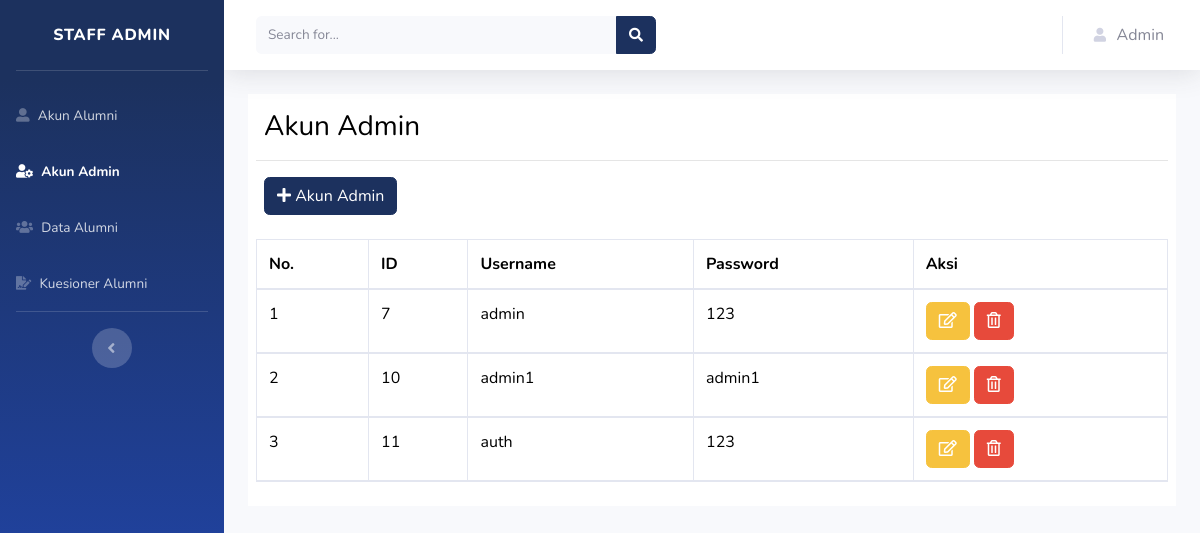
The page /app/admin/akun_admin.php (signed in) on the database its author committed.
### tables this page shows
CREATE TABLE `akunadmin` (
  `id` int(11) NOT NULL,
  `username` varchar(20) DEFAULT NULL,
  `password` varchar(20) NOT NULL
);

### config/functions.php (called while the page is built, shortened)
<?php
$conn = mysqli_connect("localhost", "root", "", "studytracer");
function query($query)
{
    global $conn;
    $result = mysqli_query($conn, $query);
    $rows = [];
    while ($row = mysqli_fetch_assoc($result)) {
        $rows[] = $row;
    }
    return $rows;
}

### app/admin/akun_admin.php (the view, shortened to what this page needs)
<?php
require '../../config/functions.php';
$akunadmin = query("SELECT * FROM akunadmin ORDER BY username ASC");
?>
<!DOCTYPE html>
<html lang="en">
<head>
    <link href="../../assets/vendor/fontawesome-free/css/all.min.css" rel="stylesheet" type="text/css">
    <link href="../../assets/css/sb-admin-2.min.css" rel="stylesheet">
</head>
<body id="page-top">
    <div id="wrapper">
        <ul class="navbar-nav bg-gradient-primary sidebar sidebar-dark accordion" id="accordionSidebar">
            <a class="sidebar-brand d-flex align-items-center justify-content-center" href="#">
                <div class="sidebar-brand-text mx-3">Staff Admin</div>
            </a>
            <hr class="sidebar-divider">
            <li class="nav-item">
                <a class="nav-link" href="akun_alumni.php">
                    <i class="fas fa-user-alt"></i>
                    <span>Akun Alumni</span></a>
            </li>
            <li class="nav-item active">
                <a class="nav-link" href="akun_admin.php">
                    <i class="fas fa-user-cog"></i>
                    <span>Akun Admin</span></a>
            </li>
            <li class="nav-item">
                <a class="nav-link" href="data_alumni.php">
                    <i class="fas fa-users"></i>
                    <span>Data Alumni</span></a>
            </li>
            <li class="nav-item">
                <a class="nav-link" href="kuesioner_alumni.php">
                    <i class="fas fa-file-signature"></i>
                    <span>Kuesioner Alumni</span></a>
            </li>
            <hr class="sidebar-divider d-none d-md-block">
            <div class="text-center d-none d-md-inline">
                <button class="rounded-circle border-0" id="sidebarToggle"></button>
            </div>
        </ul>
        <div id="content-wrapper" class="d-flex flex-column">
            <div id="content">
                <nav class="navbar navbar-expand navbar-light bg-white topbar mb-4 static-top shadow">
                    <form class="d-none d-sm-inline-block form-inline mr-auto ml-md-3 my-2 my-md-0 mw-100 navbar-search" method="POST" action="">
                        <div class="input-group">
                            <input type="text" name="keyword" class="form-control bg-light border-0 small" placeholder="Search for..." aria-label="Search" aria-describedby="basic-addon2" autocomplete="off">
                            <div class="input-group-append">
                                <button class="btn btn-primary" type="submit" name="cari">
                                    <i class="fas fa-search fa-sm"></i>
                                </button>
                            </div>
                        </div>
                    </form>
                    <ul class="navbar-nav ml-auto">
                        <li class="nav-item dropdown no-arrow">
                            <a class="nav-link dropdown-toggle" href="#" id="userDropdown" role="button" data-toggle="dropdown" aria-haspopup="true" aria-expanded="false">
                                <i class="fas fa-user fa-sm fa-fw mr-2 text-gray-400"></i>
                                <span class="mr-2 d-none d-lg-inline text-gray-600 ">Admin</span>
                            </a>
                        </li>
                    </ul>
                </nav>
                <div class="container-fluid">
                    <div class="p-2" style="background-color: white;">
                        <h3 class="pl-2 pt-2" style="color: black;">Akun Admin</h3>
                        <hr>
                        <div class="pl-2" style="background-color: white;">
                            <a class="btn btn-primary" href="#" data-toggle="modal" data-target="#tambah_admin"><i class="fas fa-plus"></i> Akun Admin</a>
                            <br><br>
                        </div>
                        <table class="table table-bordered table-striped" style="color: black;" cellpadding="10" cellspacing="0">
                            <thead>
                                <tr>
                                    <th>No.</th>
                                    <th>ID</th>
                                    <th>Username</th>
                                    <th>Password</th>
                                    <th>Aksi</th>
                                </tr>
                                <?php $i = 1; ?>
                                <?php foreach ($akunadmin as $row) :
                                ?>
                                    <tr>
                                        <td><?= $i; ?></td>
                                        <td><?= $row["id"]; ?></td>
                                        <td><?= $row["username"]; ?></td>
                                        <td><?= $row["password"]; ?></td>
                                        <td><a class="btn btn-warning" href="#" data-toggle="modal" data-target="#ubah_admin<?= $row["id"]; ?>"><i class="far fa-edit"></i></a>
                                            <a class="btn btn-danger" href="../CRUD/hapus_akunadmin.php?id=<?= $row["id"]; ?>" onclick="return confirm('Yakin Ingin Menghapus ?');"><i class="far fa-trash-alt"></i></a>
                                        </td>
                                    </tr>
                                    <?php $i++; ?>
                                <?php endforeach; ?>
                            </thead>
                        </table>
                    </div>
                </div>
            </div>
        </div>
    </div>
</body>
</html>

### rows shown on the page
akunadmin: id "7", username "admin", password "123"
akunadmin: id "10", username "admin1", password "admin1"
akunadmin: id "11", username "auth", password "123"
